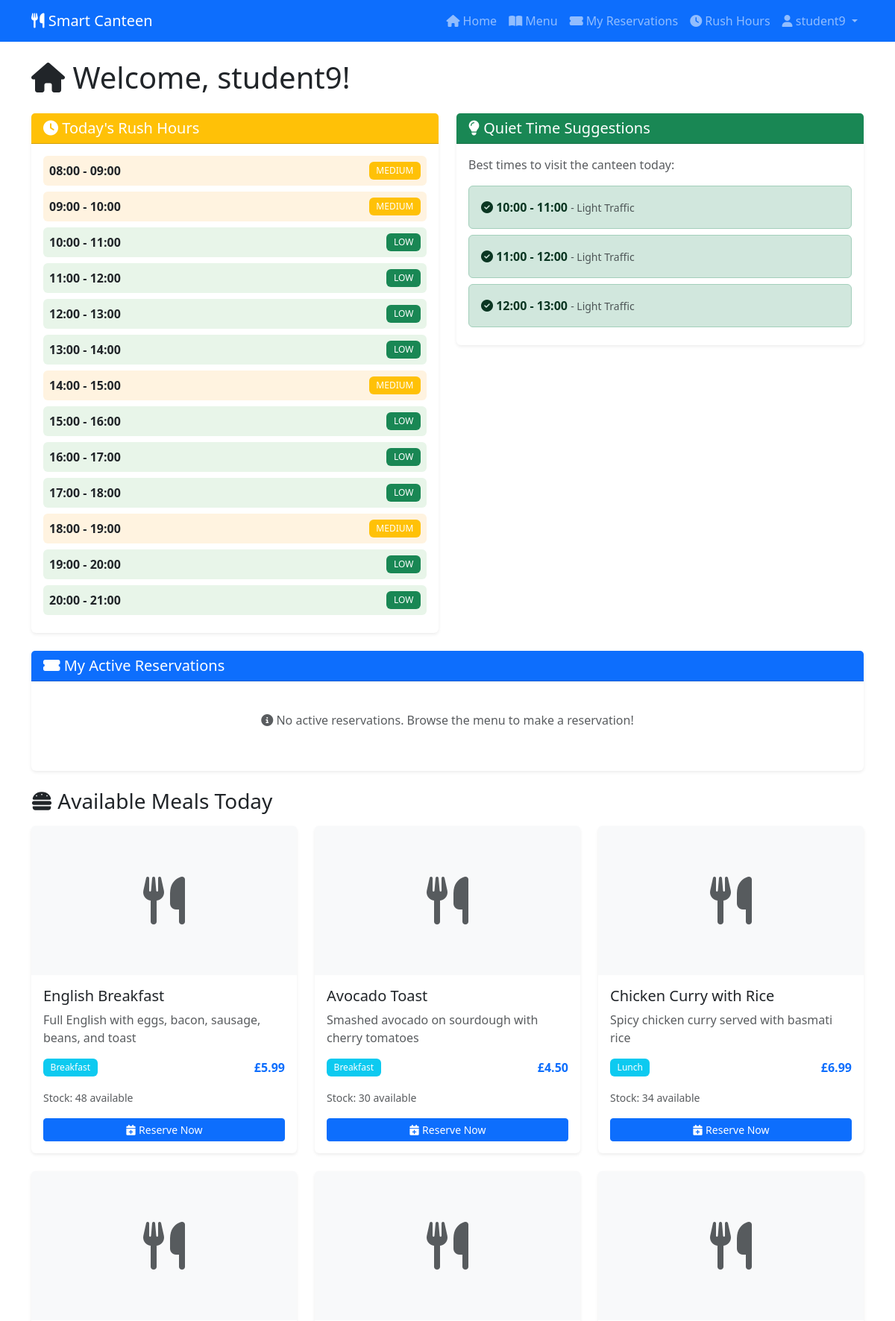
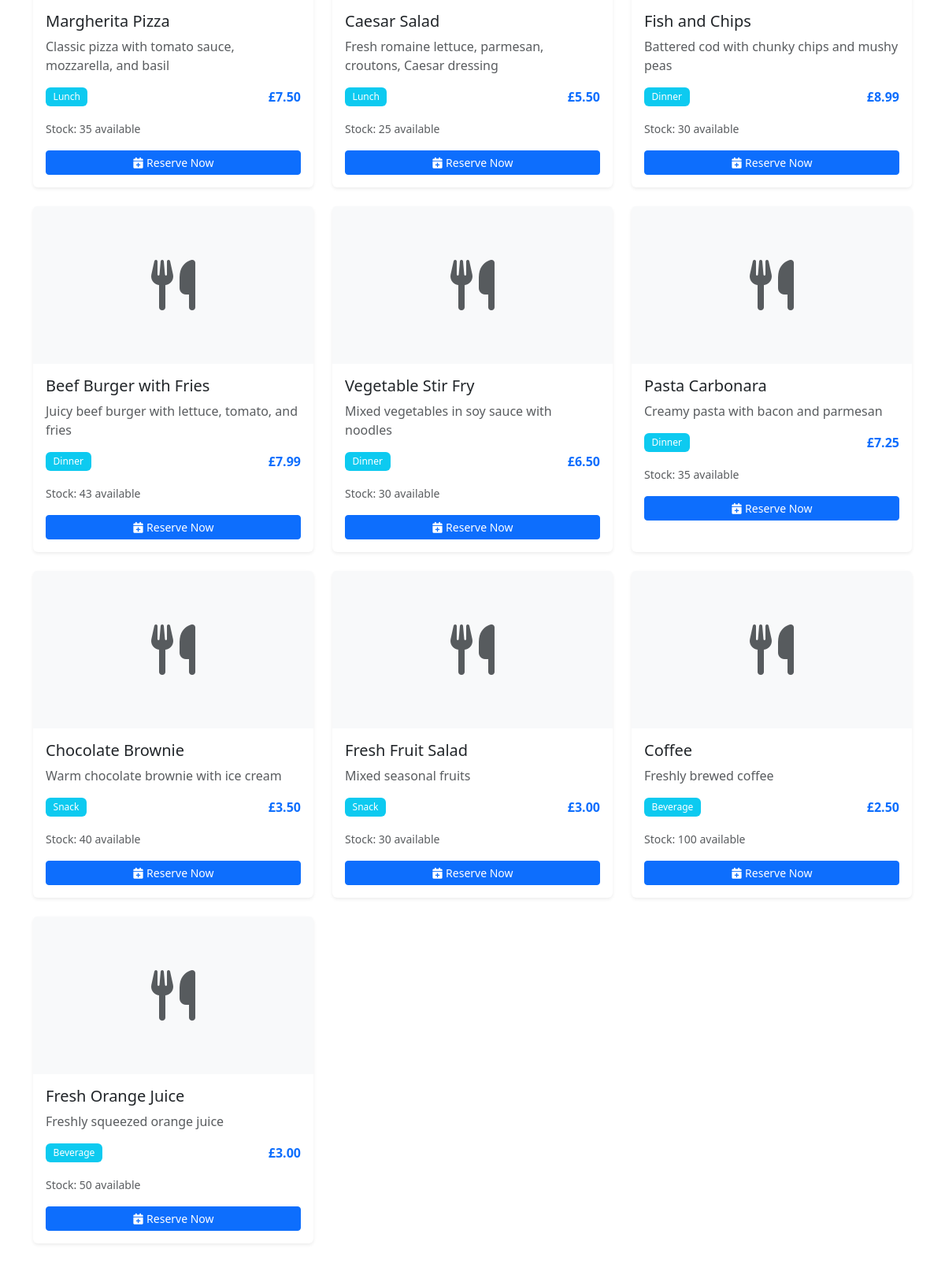
Page /student/dashboard (signed in, upper part) on the committed database (2 pictures, top to bottom).
### models.py (models this page shows, shortened)
class User(UserMixin, db.Model):
    __tablename__ = 'users'
    id = db.Column(db.Integer, primary_key=True)
    username = db.Column(db.String(80), unique=True, nullable=False, index=True)
    email = db.Column(db.String(120), unique=True, nullable=False, index=True)
    password_hash = db.Column(db.String(255), nullable=False)
    role = db.Column(db.String(20), nullable=False, default='student')  # 'student' or 'admin'
    department = db.Column(db.String(100))
    created_at = db.Column(db.DateTime, default=datetime.utcnow)
    reservations = db.relationship('Reservation', backref='user', lazy='dynamic', cascade='all, delete-orphan')
    def is_admin(self):
        return self.role == 'admin'

class Meal(db.Model):
    __tablename__ = 'meals'
    id = db.Column(db.Integer, primary_key=True)
    name = db.Column(db.String(100), nullable=False)
    description = db.Column(db.Text)
    price = db.Column(db.Float, nullable=False)
    category = db.Column(db.String(50), nullable=False)  # breakfast, lunch, dinner, snack
    stock = db.Column(db.Integer, default=0)
    image_url = db.Column(db.String(255))
    is_available = db.Column(db.Boolean, default=True)
    created_at = db.Column(db.DateTime, default=datetime.utcnow)
    updated_at = db.Column(db.DateTime, default=datetime.utcnow, onupdate=datetime.utcnow)
    reservations = db.relationship('Reservation', backref='meal', lazy='dynamic')
    predictions = db.relationship('Prediction', backref='meal', lazy='dynamic')

### app.py (the view)
@app.route('/student/dashboard')
@login_required
def student_dashboard():
    min_booking_time = (datetime.now() + timedelta(hours=1)).strftime("%Y-%m-%dT%H:%M")
    if current_user.is_admin():
        return redirect(url_for('admin_dashboard'))
    meals = Meal.query.filter_by(is_available=True).all()
    reservations = Reservation.query.filter_by(
        user_id=current_user.id
    ).filter(
        Reservation.status.in_(['pending', 'confirmed'])
    ).order_by(Reservation.pickup_time).all()
    rush_hours = predictor.predict_rush_hours()
    quiet_times = predictor.get_quiet_time_suggestions()
    return render_template(
        'student_dashboard.html',
        meals=meals,
        reservations=reservations,
        rush_hours=rush_hours,
        quiet_times=quiet_times,
        min_booking_time=min_booking_time
    )

### app.py (called while the page is built)
@login_manager.user_loader
def load_user(user_id):
    return User.query.get(int(user_id))

### ml_model.py (called while the page is built)
    def predict_rush_hours(self, target_date=None):
        if target_date is None:
            target_date = datetime.utcnow().date()
        day_of_week = target_date.weekday()
        rush_data = {}
        for hour in range(8, 21):  # 8 AM to 8 PM
            count = Reservation.query.filter(
                db.func.strftime('%w', Reservation.pickup_time) == str((day_of_week + 1) % 7),
                db.func.strftime('%H', Reservation.pickup_time) == f'{hour:02d}'
            ).count()
            rush_data[hour] = {
                'hour': hour,
                'count': count,
                'level': self._classify_rush_level(count)
            }
        return rush_data

    def _classify_rush_level(self, count):
        if count < 5:
            return 'low'
        elif count < 15:
            return 'medium'
        else:
            return 'high'

    def get_quiet_time_suggestions(self, target_date=None):
        rush_hours = self.predict_rush_hours(target_date)
        quiet_times = []
        for hour, data in sorted(rush_hours.items()):
            if data['level'] == 'low':
                time_str = f"{hour:02d}:00 - {(hour+1):02d}:00"
                quiet_times.append({
                    'time': time_str,
                    'hour': hour,
                    'traffic': 'Light',
                    'recommended': True
                })
        return quiet_times[:3]  # Return top 3 quiet times

### templates/student_dashboard.html (shortened to what this page needs)
{% extends "base.html" %}
{% block content %}
<div class="container">
    <div class="row">
        <div class="col-12">
            <h1 class="mb-4">
                <i class="fas fa-home"></i> Welcome, {{ current_user.username }}!
            </h1>
        </div>
    </div>
    <div class="row mb-4">
        <div class="col-md-6">
            <div class="card shadow-sm">
                <div class="card-header bg-warning text-white">
                    <h5 class="mb-0"><i class="fas fa-clock"></i> Today's Rush Hours</h5>
                </div>
                <div class="card-body">
                    <div class="rush-hours-container">
                        {% set level_classes = {'high': 'rush-high', 'medium': 'rush-medium', 'low': 'rush-low'} %}
                        {% set badge_classes = {'high': 'bg-danger', 'medium': 'bg-warning', 'low': 'bg-success'} %}
                        {% for hour, data in rush_hours.items() %}
                            <div class="rush-hour-item d-flex justify-content-between align-items-center mb-2 p-2 rounded {{ level_classes.get(data.level, 'rush-low') }}">
                                <span><strong>{{ "%02d"|format(hour) }}:00 - {{ "%02d"|format(hour + 1) }}:00</strong></span>
                                <span class="badge {{ badge_classes.get(data.level, 'bg-success') }}">
                                    {{ data.level|upper }}
                                </span>
                            </div>
                        {% endfor %}
                    </div>
                </div>
            </div>
        </div>
        <div class="col-md-6">
            <div class="card shadow-sm">
                <div class="card-header bg-success text-white">
                    <h5 class="mb-0"><i class="fas fa-lightbulb"></i> Quiet Time Suggestions</h5>
                </div>
                <div class="card-body">
                    {% if quiet_times %}
                        <p class="text-muted">Best times to visit the canteen today:</p>
                        {% for time in quiet_times %}
                            <div class="alert alert-success mb-2">
                                <i class="fas fa-check-circle"></i> <strong>{{ time.time }}</strong>
                                <small class="text-muted">- {{ time.traffic }} Traffic</small>
                            </div>
                        {% endfor %}
                    {% else %}
                        <p class="text-muted">No quiet time predictions available yet.</p>
                    {% endif %}
                </div>
            </div>
        </div>
    </div>
    <div class="row mb-4">
        <div class="col-12">
            <div class="card shadow-sm">
                <div class="card-header bg-primary text-white">
                    <h5 class="mb-0"><i class="fas fa-ticket-alt"></i> My Active Reservations</h5>
                </div>
                <div class="card-body">
                    {% if reservations %}
                        <div class="table-responsive">
                            <table class="table table-hover">
                                <thead>
                                    <tr>
                                        <th>Token</th>
                                        <th>Meal</th>
                                        <th>Pickup Time</th>
                                        <th>Status</th>
                                        <th>Actions</th>
                                    </tr>
                                </thead>
                                <tbody>
                                    {% for reservation in reservations %}
                                        <tr>
                                            <td><span class="badge bg-dark">{{ reservation.token }}</span></td>
                                            <td>{{ reservation.meal.name }}</td>
                                            <td>{{ reservation.pickup_time.strftime('%d %b %Y, %I:%M %p') }}</td>
                                            <td>
                                                <span class="badge bg-{% if reservation.status == 'confirmed' %}success{% else %}warning{% endif %}">
                                                    {{ reservation.status|upper }}
                                                </span>
                                            </td>
                                            <td>
                                                {% if reservation.status == 'pending' %}
                                                    <form method="POST" action="{{ url_for('cancel_reservation', reservation_id=reservation.id) }}" class="d-inline">
                                                        <button type="submit" class="btn btn-sm btn-danger"
                                                                onclick="return confirm('Cancel this reservation?')">
                                                            <i class="fas fa-times"></i> Cancel
                                                        </button>
                                                    </form>
                                                {% endif %}
                                            </td>
                                        </tr>
                                    {% endfor %}
                                </tbody>
                            </table>
                        </div>
                    {% else %}
                        <p class="text-muted text-center py-4">
                            <i class="fas fa-info-circle"></i> No active reservations. Browse the menu to make a reservation!
                        </p>
                    {% endif %}
                </div>
            </div>
        </div>
    </div>
    <div class="row">
        <div class="col-12">
            <h3 class="mb-3"><i class="fas fa-hamburger"></i> Available Meals Today</h3>
        </div>
        {% if meals %}
            {% for meal in meals %}
                <div class="col-md-4 mb-4">
                    <div class="card h-100 shadow-sm meal-card">
                        <div class="card-img-top bg-light d-flex align-items-center justify-content-center" style="height: 200px;">
                            <i class="fas fa-utensils fa-4x text-muted"></i>
                        </div>
                        <div class="card-body">
                            <h5 class="card-title">{{ meal.name }}</h5>
                            <p class="card-text text-muted">{{ meal.description }}</p>
                            <div class="d-flex justify-content-between align-items-center mb-3">
                                <span class="badge bg-info">{{ meal.category|title }}</span>
                                <strong class="text-primary">£{{ "%.2f"|format(meal.price) }}</strong>
                            </div>
                            <div class="mb-3">
                                <small class="text-muted">Stock: {{ meal.stock }} available</small>
                            </div>
                            {% if meal.stock > 0 %}
                                <button type="button" class="btn btn-primary btn-sm w-100"
                                        data-bs-toggle="modal" data-bs-target="#reserveModal{{ meal.id }}">
                                    <i class="fas fa-calendar-plus"></i> Reserve Now
                                </button>
                            {% else %}
                                <button class="btn btn-secondary btn-sm w-100" disabled>
                                    <i class="fas fa-ban"></i> Out of Stock
                                </button>
                            {% endif %}
                        </div>
                    </div>
                </div>
            {% endfor %}
        {% else %}
            <div class="col-12">
                <div class="alert alert-warning text-center">
                    <i class="fas fa-exclamation-triangle"></i> No meals available at the moment.
                </div>
            </div>
        {% endif %}
    </div>
</div>
{% endblock %}

### templates/base.html (shortened to what this page needs)
<!DOCTYPE html>
<html lang="en">
<head>
    <link href="https://cdn.jsdelivr.net/npm/bootstrap@5.3.0/dist/css/bootstrap.min.css" rel="stylesheet">
    <link rel="stylesheet" href="https://cdnjs.cloudflare.com/ajax/libs/font-awesome/6.4.0/css/all.min.css">
    <link rel="stylesheet" href="{{ url_for('static', filename='css/style.css') }}">
</head>
<body>
    <nav class="navbar navbar-expand-lg navbar-dark bg-primary">
        <div class="container">
            <a class="navbar-brand" href="{{ url_for('index') }}">
                <i class="fas fa-utensils"></i> Smart Canteen
            </a>
            <div class="collapse navbar-collapse" id="navbarNav">
                <ul class="navbar-nav ms-auto">
                    {% if current_user.is_authenticated %}
                        {% if current_user.is_admin() %}
                            <li class="nav-item">
                                <a class="nav-link" href="{{ url_for('admin_dashboard') }}">
                                    <i class="fas fa-dashboard"></i> Dashboard
                                </a>
                            </li>
                            <li class="nav-item">
                                <a class="nav-link" href="{{ url_for('manage_meals') }}">
                                    <i class="fas fa-hamburger"></i> Meals
                                </a>
                            </li>
                            <li class="nav-item">
                                <a class="nav-link" href="{{ url_for('analytics') }}">
                                    <i class="fas fa-chart-line"></i> Analytics
                                </a>
                            </li>
                        {% else %}
                            <li class="nav-item">
                                <a class="nav-link" href="{{ url_for('student_dashboard') }}">
                                    <i class="fas fa-home"></i> Home
                                </a>
                            </li>
                            <li class="nav-item">
                                <a class="nav-link" href="{{ url_for('view_menu') }}">
                                    <i class="fas fa-book-open"></i> Menu
                                </a>
                            </li>
                            <li class="nav-item">
                                <a class="nav-link" href="{{ url_for('my_reservations') }}">
                                    <i class="fas fa-ticket-alt"></i> My Reservations
                                </a>
                            </li>
                            <li class="nav-item">
                                <a class="nav-link" href="{{ url_for('rush_prediction') }}">
                                    <i class="fas fa-clock"></i> Rush Hours
                                </a>
                            </li>
                        {% endif %}
                        <li class="nav-item dropdown">
                            <a class="nav-link dropdown-toggle" href="#" id="userDropdown" role="button" data-bs-toggle="dropdown">
                                <i class="fas fa-user"></i> {{ current_user.username }}
                            </a>
                        </li>
                    {% endif %}
                </ul>
            </div>
        </div>
    </nav>
    <main class="py-4">
        {% block content %}{% endblock %}
    </main>
</body>
</html>

### static/css/style.css (style rules this page uses)
:root { --primary-color: #0d6efd; --success-color: #198754; --warning-color: #ffc107; --danger-color: #dc3545; --info-color: #0dcaf0; }
body { font-family: 'Segoe UI', Tahoma, Geneva, Verdana, sans-serif; min-height: 100vh; display: flex; flex-direction: column; }
main { flex: 1; }
.card { transition: transform 0.2s, box-shadow 0.2s; border: none; }
.meal-card { cursor: pointer; }
.rush-hour-item { transition: all 0.2s; }
.badge { padding: 0.5em 0.8em; font-weight: 500; }
.btn { transition: all 0.2s; }
.fade-in { animation: fadeIn 0.5s ease-in; }

### templates/student_dashboard.html (style rules this page uses)
.rush-medium { background-color: #fff3e0; }
.rush-low { background-color: #e8f5e9; }

### rows in the picture
User: username "student9"
Meal: name "English Breakfast", description "Full English with eggs, bacon, sausage, beans, and toast", category "Breakfast", price "5.99", stock "48"
Meal: name "Avocado Toast", description "Smashed avocado on sourdough with cherry tomatoes", category "Breakfast", price "4.50", stock "30"
Meal: name "Chicken Curry with Rice", description "Spicy chicken curry served with basmati rice", category "Lunch", price "6.99", stock "34"
Meal: name "Margherita Pizza", description "Classic pizza with tomato sauce, mozzarella, and basil", category "Lunch", price "7.50", stock "35"
Meal: name "Caesar Salad", description "Fresh romaine lettuce, parmesan, croutons, Caesar dressing", category "Lunch", price "5.50", stock "25"
Meal: name "Fish and Chips", description "Battered cod with chunky chips and mushy peas", category "Dinner", price "8.99", stock "30"
Meal: name "Beef Burger with Fries", description "Juicy beef burger with lettuce, tomato, and fries", category "Dinner", price "7.99", stock "43"
Meal: name "Vegetable Stir Fry", description "Mixed vegetables in soy sauce with noodles", category "Dinner", price "6.50", stock "30"
Meal: name "Pasta Carbonara", description "Creamy pasta with bacon and parmesan", category "Dinner", price "7.25", stock "35"
Meal: name "Chocolate Brownie", description "Warm chocolate brownie with ice cream", category "Snack", price "3.50", stock "40"
Meal: name "Fresh Fruit Salad", description "Mixed seasonal fruits", category "Snack", price "3.00", stock "30"
Meal: name "Coffee", description "Freshly brewed coffee", category "Beverage", price "2.50", stock "100"
Meal: name "Fresh Orange Juice", description "Freshly squeezed orange juice", category "Beverage", price "3.00", stock "50"

### other values in the picture
{{ "%02d"|format(hour) }} "08" "09" "10" "11" "12" "13" "14" "15" "16" "17" "18" "19" "20"
{{ "%02d"|format(hour + 1) }} "09" "10" "11" "12" "13" "14" "15" "16" "17" "18" "19" "20" "21"
{{ data.level|upper }} "MEDIUM" "MEDIUM" "LOW" "LOW" "LOW" "LOW" "MEDIUM" "LOW" "LOW" "LOW" "MEDIUM" "LOW" "LOW"
{{ time.time }} "10:00 - 11:00" "11:00 - 12:00" "12:00 - 13:00"
{{ time.traffic }} "Light" "Light" "Light"
